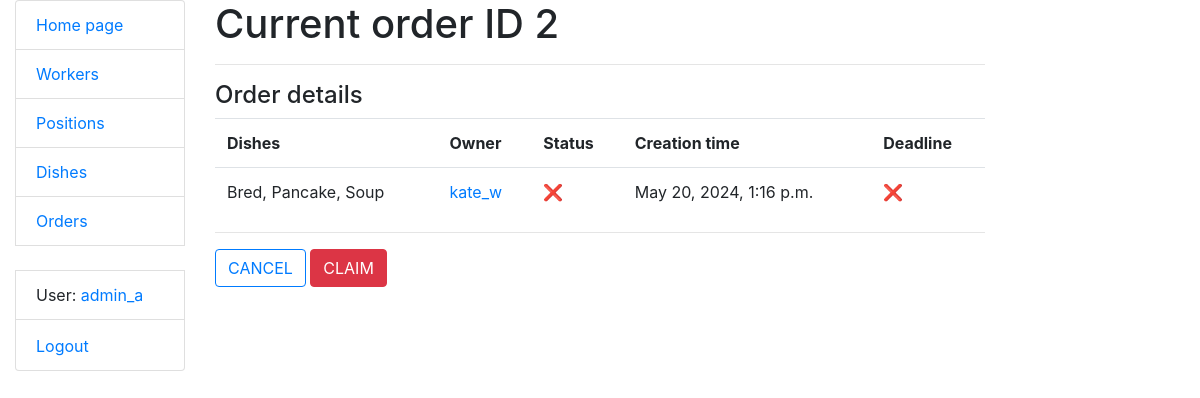
/order/2/complete/ (signed in), run on the app's committed database.
### kitchen/models.py (models this page shows, shortened)
class Worker(AbstractUser):
    position = models.ForeignKey("Position", on_delete=models.CASCADE,
                                 null=True, blank=True, related_name="workers")
    class Meta:
        verbose_name = "worker"
        verbose_name_plural = "workers"
    def __str__(self):
        return self.username
    def get_absolute_url(self):
        return reverse("kitchen:worker-detail", kwargs={"pk": self.pk})

class Order(models.Model):
    dishes = models.ManyToManyField(Dish, related_name="orders")
    note = models.TextField(null=True, blank=True)
    worker = models.ForeignKey(settings.AUTH_USER_MODEL, on_delete=models.CASCADE, related_name="orders")
    is_completed = models.BooleanField(default=False)
    is_completed_in_time = models.BooleanField(default=False)
    creation_time = models.DateTimeField(auto_now_add=True)
    deadline = models.IntegerField(default=60)
    @property
    def completion_time(self):
        completion_time = self.creation_time + timezone.timedelta(minutes=self.deadline)
        if completion_time <= timezone.now():
            return False
        return int((completion_time - timezone.now()).total_seconds() // 60)
    def get_dish_names(self):
        return ", ".join(dish.name for dish in self.dishes.all())

class Dish(models.Model):
    name = models.CharField(max_length=255, unique=True)
    price = models.DecimalField(max_digits=5, decimal_places=2)
    class Meta:
        ordering = ["name"]

### kitchen/views.py (the view, shortened to what this page needs)
# urls.py: path("order/<int:pk>/complete/", CompleteOrderView.as_view(), name="order-complete"),
class CompleteOrderView(LoginRequiredMixin, KitchenPositionRequiredMixin, generic.TemplateView):
    template_name = "kitchen/order_complete.html"
    def get_context_data(self, **kwargs):
        context = super().get_context_data(**kwargs)
        context['order'] = get_object_or_404(Order, pk=self.kwargs['pk'])
        return context

### kitchen/mixins.py (called while the page is built)
    def dispatch(self, request, *args, **kwargs):
        if not request.user.position.kitchen:
            raise PermissionDenied
        return super().dispatch(request, *args, **kwargs)

### templates/kitchen/order_complete.html (shortened to what this page needs)
{% extends "base.html" %}
{% block content %}
  <h1>Current order ID {{ order.id }}</h1>
  <hr>
  <h4>Order details</h4>
  <table class="table">
    <tr>
      <th>Dishes</th>
      <th>Owner</th>
      <th>Status</th>
      <th>Creation time</th>
      <th>Deadline</th>
    </tr>
    <tr>
      <td>{{ order.get_dish_names }}</td>
      <td>
        <a href="{{ order.worker.get_absolute_url }}">{{ order.worker }}</a>
      </td>
      <td>{% if order.is_completed %}✅{% else %}❌{% endif %}</td>
      <td>{{ order.creation_time }}</td>
      <td>{% if order.completion_time %}<b>{{ order.completion_time }}</b> min{% else %}❌{% endif %}</td>
    </tr>
  </table>
  <hr>
  <form method="post" action="{% url "kitchen:order-complete" pk=order.id %}">
    <a href="{% url "kitchen:worker-detail" pk=order.worker.id %}" class="btn btn-outline-primary">CANCEL</a>
    {% if order.worker == user %}
      <button type="submit" name="action" value="complete" class="btn btn-success">COMPLETE</button>
    {% else %}
      <button type="submit" name="action" value="claim" class="btn btn-danger">CLAIM</button>
    {% endif %}
</form>
{% endblock %}

### templates/includes/sidebar.html (shortened to what this page needs)
<ul class="sidebar-nav list-group">
  <li class="list-group-item"><a href="{% url "kitchen:index" %}">Home page</a></li>
  <li class="list-group-item"><a href="{% url "kitchen:worker-list" %}">Workers</a></li>
  <li class="list-group-item"><a href="{% url "kitchen:position-list" %}">Positions</a></li>
  <li class="list-group-item"><a href="{% url "kitchen:dish-list" %}">Dishes</a></li>
  <li class="list-group-item"><a href="{% url "kitchen:order-list" %}">Orders</a></li>
  <br>
  {% if user.is_authenticated %}
    <li class="list-group-item">User: <a href="{{ user.get_absolute_url }}">{{ user.get_username }}</a></li>
    <li class="list-group-item">
      <form id="logout-form" action="{% url 'logout' %}" method="post" style="display: inline;">
        <button type="submit" class="btn btn-link" style="padding: 0; border: none; background: none;">Logout</button>
      </form>
    </li>
  {% else %}
    <li class="list-group-item"><a href="{% url 'login' %}?next={{ request.path }}">Login</a></li>
  {% endif %}
</ul>

### data on the page
Worker: get_username "admin_a"
Order: id "2", get_dish_names "Bred, Pancake, Soup", worker "kate_w", creation_time "May 20, 2024, 1:16 p.m."
